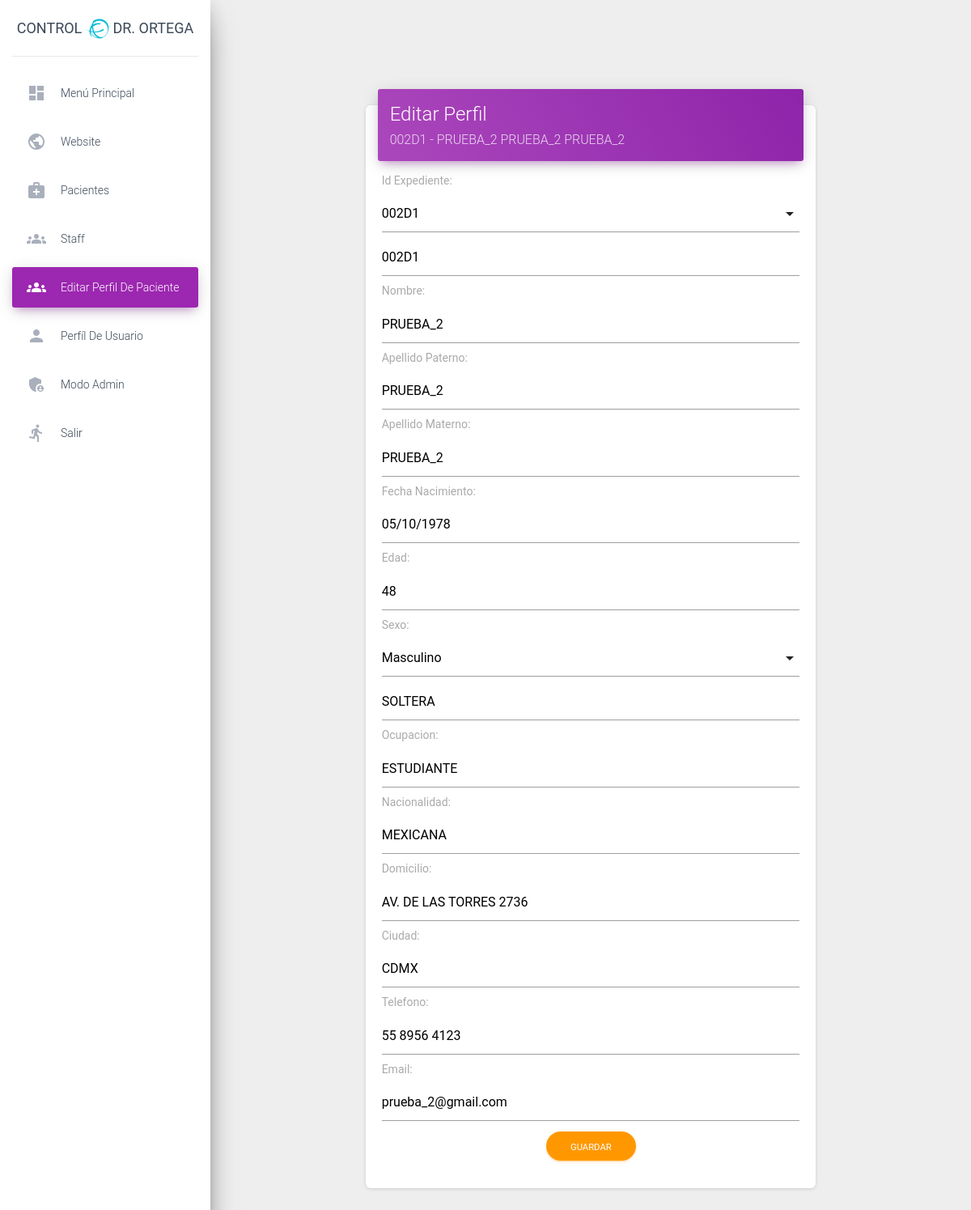
The app's page /pacientes/paciente_update/3/ (signed in) with its own data.
### paciente/models.py (models this page shows, shortened)
class Paciente(models.Model):
    sexo_opciones= (
        ('M', 'Masculino'),
        ('F', 'Femenino'),
    )
    id_Paciente = models.CharField(max_length=50)
    Nombre = models.CharField(max_length=50)
    Apellido_Paterno = models.CharField(max_length=100)
    Apellido_Materno = models.CharField(max_length=100, null=True, blank=True)
    Fecha_Nacimiento = models.DateField(null=True, blank=True)
    Edad = models.IntegerField(null=True, blank=True)
    Sexo = models.CharField(max_length=1, choices=sexo_opciones, null=True, blank=True)
    Estado_Civil = models.CharField(max_length=30, null=True, blank=True)
    Ocupacion = models.CharField(max_length=100, null=True, blank=True)
    Nacionalidad = models.CharField(max_length=30, null=True, blank=True)
    Domicilio = models.CharField(max_length=400, null=True, blank=True)
    Ciudad = models.CharField(max_length=30, null=True, blank=True)
    Telefono = models.CharField(max_length=30, null=True, blank=True)
    Email = models.EmailField(null=True, blank=True)
    Foto = models.ImageField(null=True, upload_to='pacientes_fotos', blank=True)
    id_Expediente = models.OneToOneField(Record, null=True, on_delete=models.CASCADE)
    class Meta:
        verbose_name = ("Paciente")
        verbose_name_plural = ("Pacientes")
        ordering = ("-id",)
    def get_fullname(self):
        return str(self.id_Expediente) + ' - ' + self.Nombre + ' ' + self.Apellido_Paterno + ' ' + self.Apellido_Materno

class Record(models.Model):
    id_record = models.CharField(max_length=50, null=True, unique=True)
    Expediente = RichTextUploadingField()
    def __str__(self):
        return str(self.id_record)

### paciente/views.py (the view)
# urls.py: path('paciente_update/<int:pk>/', login_required(views.PacienteUpdateView.as_view()), name='class_update'),
class PacienteUpdateView(UpdateView):
    model = Paciente
    login_required = True
    template_name = 'paciente_form.html'
    fields = [
              'id_Expediente',
              'id_Paciente',
              'Nombre',
              'Apellido_Paterno',
              'Apellido_Materno',
              'Fecha_Nacimiento',
              'Edad',
              'Sexo',
              'Estado_Civil',
              'Ocupacion',
              'Nacionalidad',
              'Domicilio',
              'Ciudad',
              'Telefono',
              'Email',
            ]
    success_url = reverse_lazy('class_pacientes_lista')

### paciente/templates/paciente_form.html (shortened to what this page needs)
{% extends 'bases/base_sin_sidebar.html' %}
{% load static %}
{% load crispy_forms_tags %}
{% load humanize %}
{% load materializecss %}
{% block css %}
  <link rel="stylesheet" href="https://cdnjs.cloudflare.com/ajax/libs/materialize/1.0.0/css/materialize.min.css">
  <link rel="stylesheet" href="https://maxcdn.bootstrapcdn.com/font-awesome/latest/css/font-awesome.min.css">
  <link href="/static/assets/css/material-dashboard.css?v=2.1.2" rel="stylesheet" />
{% endblock %}
{% block sidebar %}
<div class="sidebar" data-color="purple" data-background-color="white" data-image="/static/assets/img/sidebar-1.jpg">
    <div class="logo">
      <a target="_blank" rel="noopener noreferrer" class="simple-text logo-normal">
        Control <i class="fa fa-ravelry fa-lg text-info" aria-hidden="true"></i> Dr. Ortega
      </a>
    </div>
    <div class="sidebar-wrapper">
      <ul class="nav">
      {% if request.user.is_authenticated %}
        <li class="nav-item ">
          <a class="nav-link" href="{% url 'dashboard' %}">
            <i class="material-icons">dashboard</i>
            <p>Menú Principal</p>
          </a>
        </li>
        <li class="nav-item">
          <a class="nav-link" href="/">
            <i class="material-icons">public</i>
            <p>Website</p>
          </a>
      </li>
        <li class="nav-item {% if 'page-user' in segment %} active {% endif %}">
          <a class="nav-link" href="{% url 'class_pacientes_lista' %}">
            <i class="material-icons">medical_services</i>
            <p>Pacientes</p>
          </a>
        </li>
        <li class="nav-item {% if 'ui-tables' in segment %} active {% endif %}">
          <a class="nav-link" href="{% url 'class_staff_lista' %}">
            <i class="material-icons">groups</i>
            <p>Staff</p>
          </a>
        </li>
        <li class="nav-item active {% if 'ui-tables' in segment %} active {% endif %}">
          <a class="nav-link" href="{% url 'class_update' paciente.id %}">
            <i class="material-icons">groups</i>
            <p>Editar Perfil de Paciente</p>
          </a>
        </li>
        <li class="nav-item {% if 'ui-typography' in segment %} active {% endif %}">
          <a class="nav-link" href="{% url 'class_detail_staff' user.staff.id  %}">
            <i class="material-icons">person</i>
            <p>Perfíl de Usuario</p>
          </a>
        </li>
        <li class="nav-item {% if 'ui-typography' in segment %} active {% endif %}">
          <a class="nav-link" href="{% url 'admin:login' %}">
            <i class="material-icons">admin_panel_settings</i>
            <p>Modo Admin</p>
          </a>
        </li>
        <li class="nav-item ">
          <a class="nav-link" href="{% url 'logout' %}" >
            <i class="material-icons">directions_run</i>
            <p>Salir</p>
          </a>
        </li>
      {% endif %}
      </ul>
    </div>
  </div>
{% endblock %}
{% block content %}
<div class="container">
    <div class="row">
        <div class="col-md-2"></div>
        <div class="col-md-8">
            <div class="card">
                <div class="card-header card-header-primary">
                    <h3 class="card-title">Editar Perfil</h3>
                    <h5 class="card-category">{{paciente.get_fullname}}</h5>
                </div>
                <div class="card-body">
                    <form method="POST" action="{% url 'class_update' paciente.id %}" enctype="multipart/form-data">
                        {{form|materializecss}}
                        <br>
                        <div class="container text-center mb-3">
                            <button type="submit" class="btn btn-warning btn-round">Guardar</button>
                        </div>
                    </form>
                </div>
            </div>
        </div>
    </div>
</div>
{% endblock %}

### records on screen
Paciente: get_fullname "002D1 - PRUEBA_2 PRUEBA_2 PRUEBA_2", id_Paciente "002D1", Nombre "PRUEBA_2", Apellido_Paterno "PRUEBA_2", Apellido_Materno "PRUEBA_2", Fecha_Nacimiento "05/10/1978", Edad "48", Estado_Civil "SOLTERA", Ocupacion "ESTUDIANTE", Nacionalidad "MEXICANA", Domicilio "AV. DE LAS TORRES 2736", Ciudad "CDMX", Telefono "55 8956 4123", Email "prueba_2@gmail.com"
